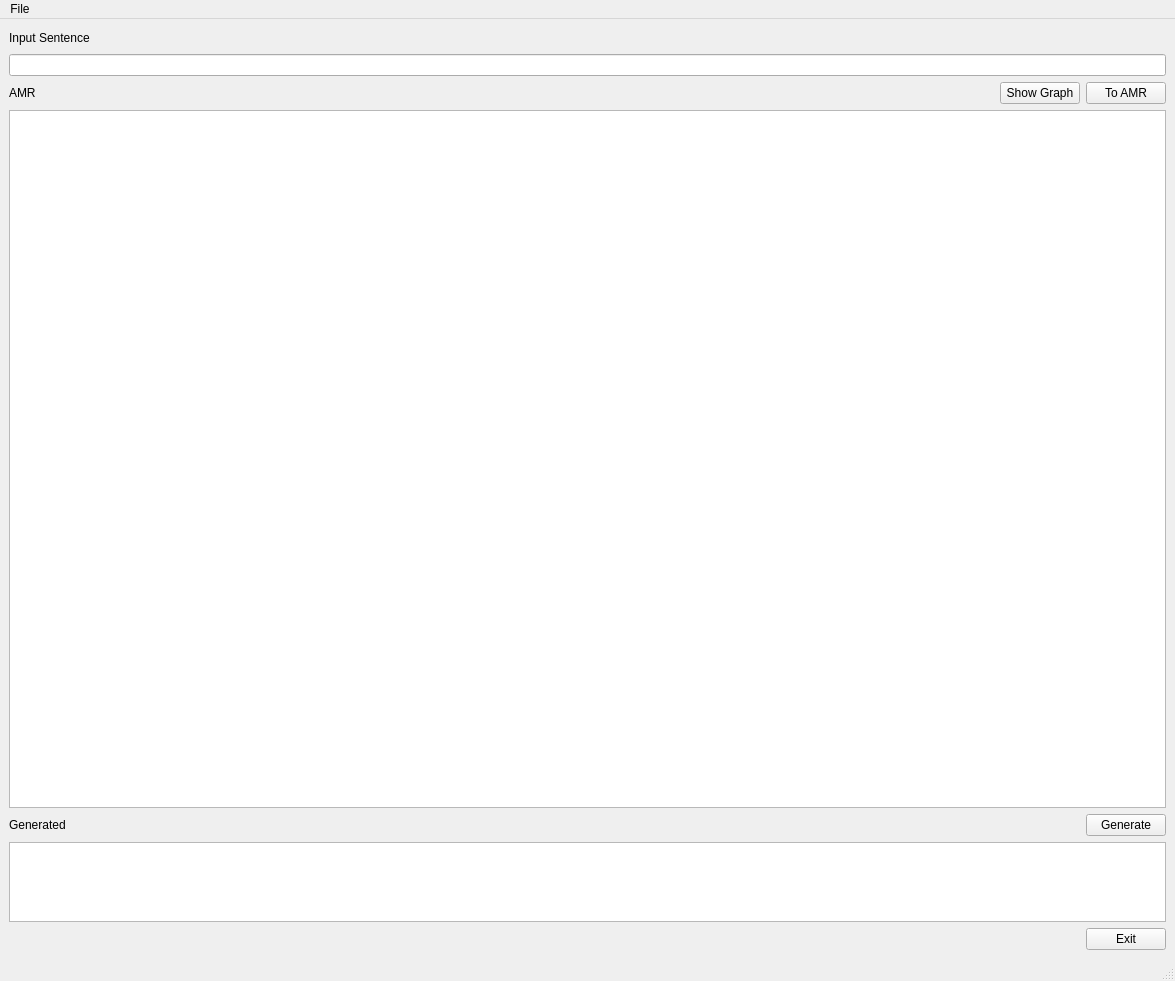
<?xml version="1.0" encoding="UTF-8"?>
<ui version="4.0">
 <class>MainWindow</class>
 <widget class="QMainWindow" name="MainWindow">
  <property name="geometry">
   <rect>
    <x>0</x>
    <y>0</y>
    <width>1175</width>
    <height>981</height>
   </rect>
  </property>
  <property name="minimumSize">
   <size>
    <width>200</width>
    <height>300</height>
   </size>
  </property>
  <property name="windowTitle">
   <string>MainWindow</string>
  </property>
  <widget class="QWidget" name="centralwidget">
   <layout class="QGridLayout" name="gridLayout">
    <item row="0" column="0">
     <layout class="QVBoxLayout" name="verticalLayout_2">
      <item>
       <layout class="QHBoxLayout" name="horizontalLayout_2">
        <item>
         <widget class="QLabel" name="inputSentLBL">
          <property name="text">
           <string>Input Sentence</string>
          </property>
         </widget>
        </item>
        <item>
         <spacer name="horizontalSpacer_2">
          <property name="orientation">
           <enum>Qt::Horizontal</enum>
          </property>
          <property name="sizeHint" stdset="0">
           <size>
            <width>40</width>
            <height>20</height>
           </size>
          </property>
         </spacer>
        </item>
       </layout>
      </item>
      <item>
       <layout class="QVBoxLayout" name="verticalLayout">
        <item>
         <widget class="QLineEdit" name="inputSentLE"/>
        </item>
       </layout>
      </item>
      <item>
       <layout class="QHBoxLayout" name="horizontalLayout">
        <item>
         <widget class="QLabel" name="amrLBL">
          <property name="text">
           <string>AMR</string>
          </property>
         </widget>
        </item>
        <item>
         <spacer name="horizontalSpacer">
          <property name="orientation">
           <enum>Qt::Horizontal</enum>
          </property>
          <property name="sizeHint" stdset="0">
           <size>
            <width>40</width>
            <height>20</height>
           </size>
          </property>
         </spacer>
        </item>
        <item>
         <widget class="QPushButton" name="showGraphPB">
          <property name="text">
           <string>Show Graph</string>
          </property>
         </widget>
        </item>
        <item>
         <widget class="QPushButton" name="toAmrPB">
          <property name="text">
           <string>To AMR</string>
          </property>
         </widget>
        </item>
       </layout>
      </item>
      <item>
       <widget class="QPlainTextEdit" name="amrTE">
        <property name="lineWrapMode">
         <enum>QPlainTextEdit::NoWrap</enum>
        </property>
       </widget>
      </item>
      <item>
       <layout class="QHBoxLayout" name="horizontalLayout_4">
        <item>
         <widget class="QLabel" name="generatedLBL">
          <property name="text">
           <string>Generated</string>
          </property>
         </widget>
        </item>
        <item>
         <spacer name="horizontalSpacer_3">
          <property name="orientation">
           <enum>Qt::Horizontal</enum>
          </property>
          <property name="sizeHint" stdset="0">
           <size>
            <width>40</width>
            <height>20</height>
           </size>
          </property>
         </spacer>
        </item>
        <item>
         <widget class="QPushButton" name="generatePB">
          <property name="text">
           <string>Generate</string>
          </property>
         </widget>
        </item>
       </layout>
      </item>
      <item>
       <widget class="QPlainTextEdit" name="generatedTE">
        <property name="sizePolicy">
         <sizepolicy hsizetype="Expanding" vsizetype="Fixed">
          <horstretch>0</horstretch>
          <verstretch>0</verstretch>
         </sizepolicy>
        </property>
        <property name="minimumSize">
         <size>
          <width>0</width>
          <height>80</height>
         </size>
        </property>
        <property name="maximumSize">
         <size>
          <width>16777215</width>
          <height>80</height>
         </size>
        </property>
        <property name="lineWrapMode">
         <enum>QPlainTextEdit::NoWrap</enum>
        </property>
       </widget>
      </item>
      <item>
       <layout class="QHBoxLayout" name="horizontalLayout_5">
        <item>
         <spacer name="horizontalSpacer_4">
          <property name="orientation">
           <enum>Qt::Horizontal</enum>
          </property>
          <property name="sizeHint" stdset="0">
           <size>
            <width>40</width>
            <height>20</height>
           </size>
          </property>
         </spacer>
        </item>
        <item>
         <widget class="QPushButton" name="exitPB">
          <property name="text">
           <string>Exit</string>
          </property>
         </widget>
        </item>
       </layout>
      </item>
     </layout>
    </item>
   </layout>
  </widget>
  <widget class="QMenuBar" name="menubar">
   <property name="geometry">
    <rect>
     <x>0</x>
     <y>0</y>
     <width>1175</width>
     <height>22</height>
    </rect>
   </property>
   <widget class="QMenu" name="menuFile">
    <property name="title">
     <string>File</string>
    </property>
    <addaction name="actionLoadAMR"/>
    <addaction name="actionSaveAMR"/>
   </widget>
   <addaction name="menuFile"/>
  </widget>
  <widget class="QStatusBar" name="statusbar"/>
  <action name="actionLoadAMR">
   <property name="text">
    <string>Load AMR</string>
   </property>
  </action>
  <action name="actionSaveAMR">
   <property name="text">
    <string>Save AMR</string>
   </property>
  </action>
 </widget>
 <resources/>
 <connections/>
</ui>
